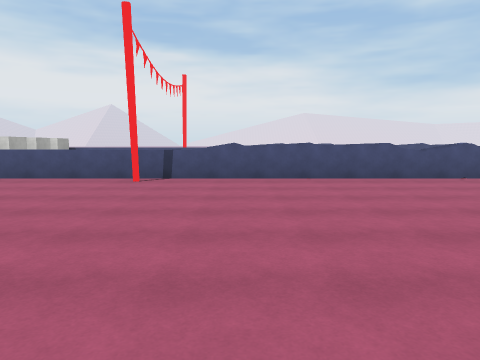
[1] (above)

24 first-person views from a walk through a scene from a Unity 3-D project. The camera is 1.5 m above the floor, tilts 6° down and sees 70° across. The floor is counted in squares, 2 m on a side. Each view is taken from the middle of a square. On the plan, view 1 faces up. The plan holds only what a view shows up to about 11 squares ahead; the rest is blank. The place goes on beyond the plan. The player is left out. Some animated figures are left out. Surface patterns are stand-ins for the level's own textures.

[2]
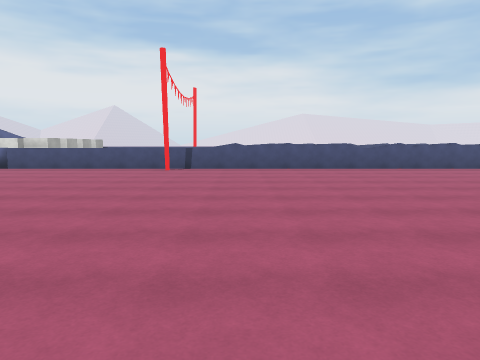

[3]
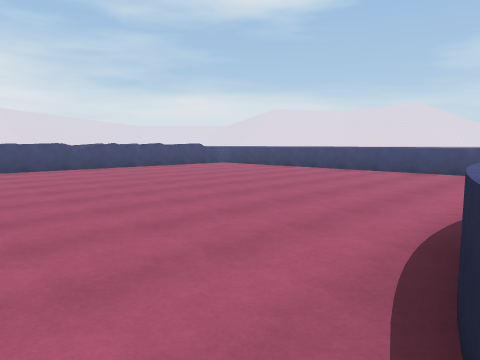

[4]
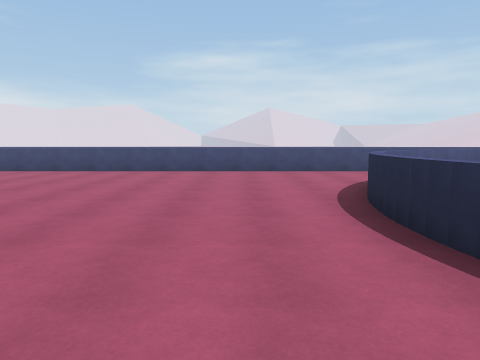

[5]
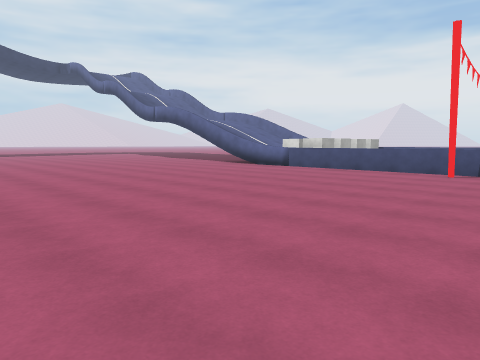

[6]
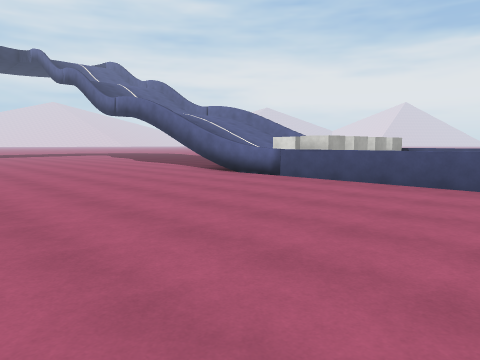

[7]
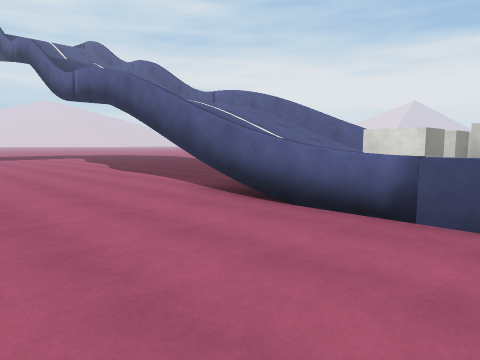

[8]
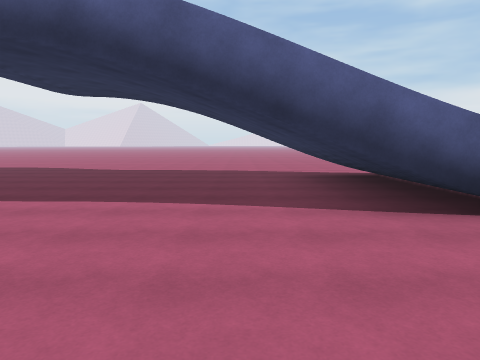

[9]
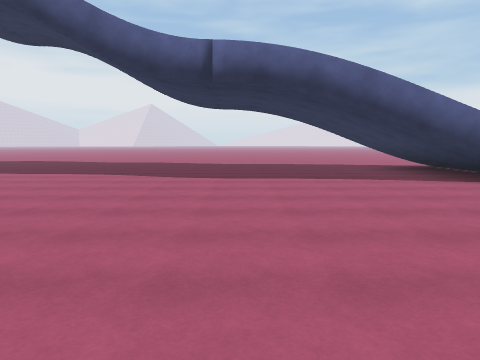

[10]
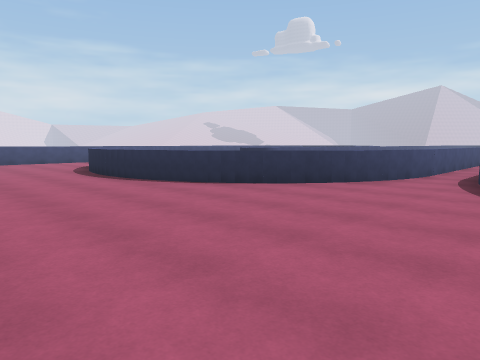

[11]
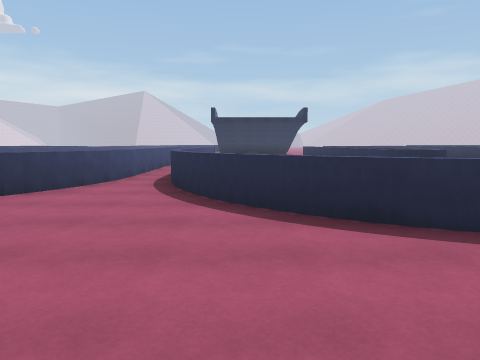

[12]
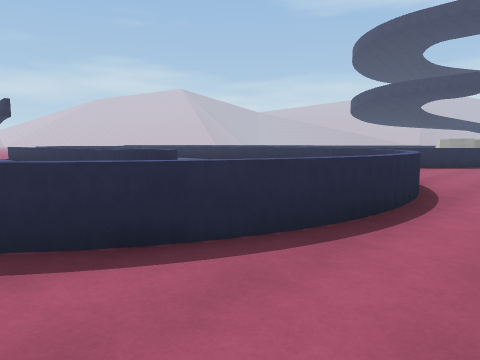

[13]
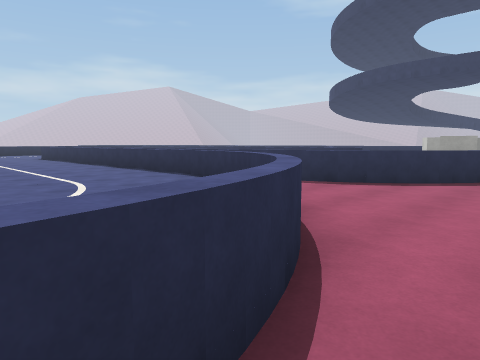

[14]
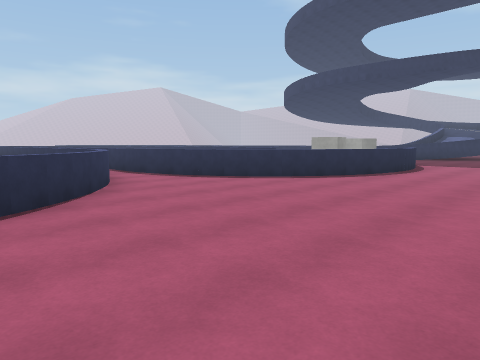

[15]
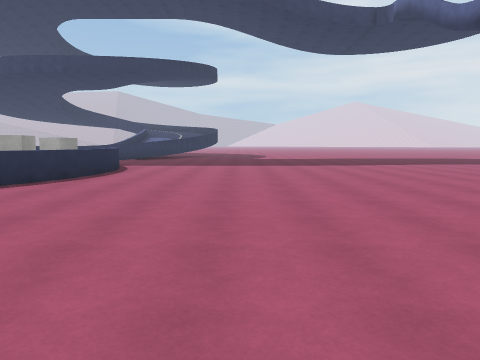

[16]
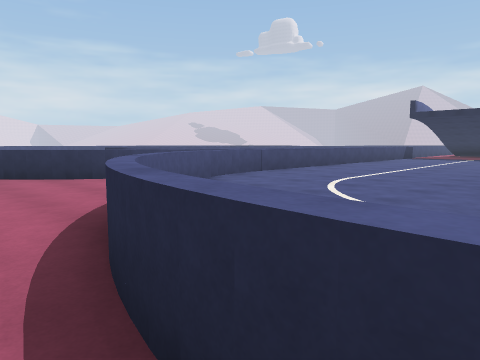

[17]
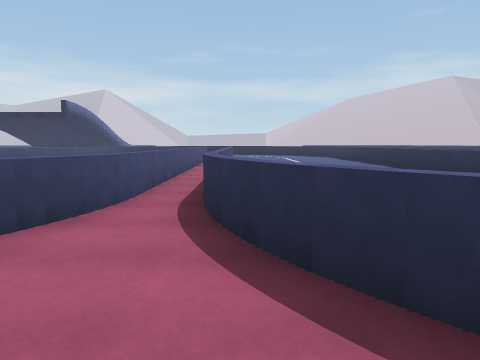

[18]
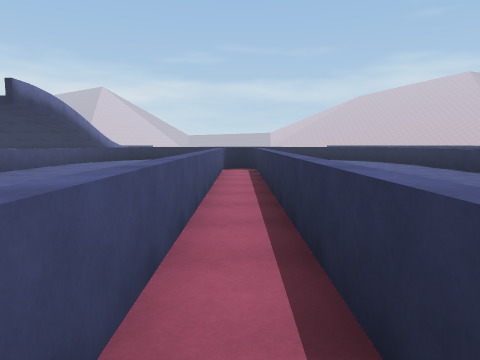

[19]
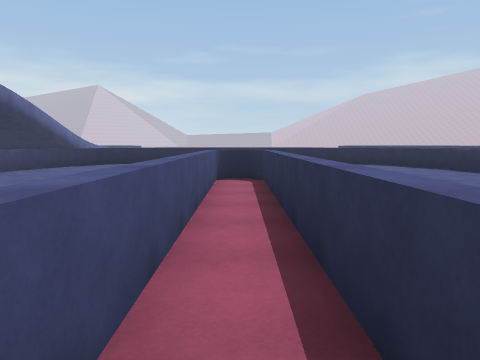

[20]
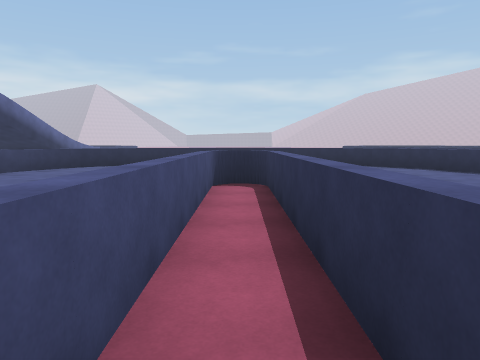

[21]
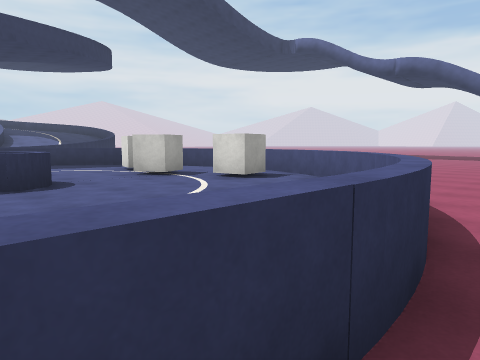

[22]
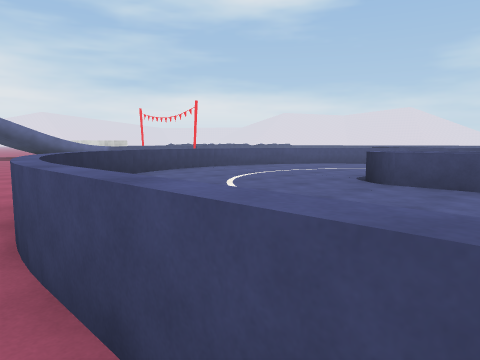

[23]
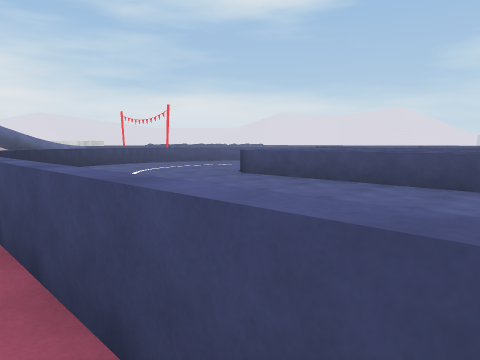

[24]
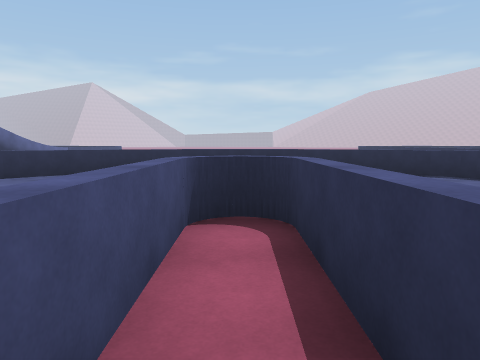

### Floor plan
Key: @ floor where view 1 was taken; # wall or solid block; . main floor; : floor 0.25 m higher than the main floor; = window, fence, low wall or low ledge; ^ raised ledge; O other object.
Columns run from 25 left of view 1 to 10 right of it. Each row starts with its distance up from view 1.
 15       ...........
 14       ...........
 13        ..........
 12    ...........##^ OO^^
 11    ...........#^^O#O
 10     ..........#^^O##
  9     ..........# ^O#O
  8   ............##^O#O^^^^^##=#=##=
  7   .....................=.........
  6   ..............................   =
  5   .................................=
  4   .................................=
  3   .................................=
  2   .................................=
  1   .................................=
  0   .......................@.........=
 -1   .............  ..................=
 -2   .................................=
 -3   ==#==#.....#==#==#......==#==....=
 -4 # O::O:##...##::.::##...#=     =#..=
 -5 #:OOO:: ##.##:::.:::##..=       =  =
 -6 ::::.::  =.=::::.::::=.=         = =
 -7   :::::  =.=:::::::::=.=         =
 -8    =#=:  =.=:::=#=:::=.=
 -9      ^   =.^:::= ^:::=.^
-10      ^   =.^:::= ^:::=.^
-11    = ^   =.^:::= ^:::=.^
-12    = ^   =.^:::= ^:::= ^
-13    = ^:  =.^:::= ^:::
-14      ^:  =.^:::=  ::
-15      ^:  =.^  :
-16      ^:  =.^  :=
-17      ^:  =.^  :=
-18    = =:  ==:  ::
-19    = =:   =   :=
-20      =:       :=
-21    = ##       ##
-22    =  ##     ##
-23    =   #=====#
-24                  #
-25    =             #
-26    =             #

Where each view was taken, in squares from view 1:
view 1: 0 up, 0 right, facing up
view 2: 3 down, 0 right, facing up
view 3: 3 down, 0 right, facing up-right
view 4: 1 down, 0 right, facing right
view 5: 2 down, 0 right, facing up-left
view 6: 1 up, 2 left, facing up-left
view 7: 4 up, 6 left, facing up-left
view 8: 4 up, 12 left, facing up
view 9: 1 up, 15 left, facing up
view 10: 1 up, 5 left, facing down-right
view 11: 0 up, 5 left, facing down
view 12: 1 down, 5 left, facing down-left
view 13: 2 down, 10 left, facing down-left
view 14: 1 up, 11 left, facing down-left
view 15: 1 up, 12 left, facing left
view 16: 2 down, 9 left, facing down-right
view 17: 3 down, 16 left, facing down
view 18: 8 down, 15 left, facing down
view 19: 11 down, 15 left, facing down
view 20: 12 down, 15 left, facing down
view 21: 9 down, 15 left, facing up-left
view 22: 10 down, 15 left, facing up-right
view 23: 13 down, 15 left, facing up-right
view 24: 15 down, 15 left, facing down
